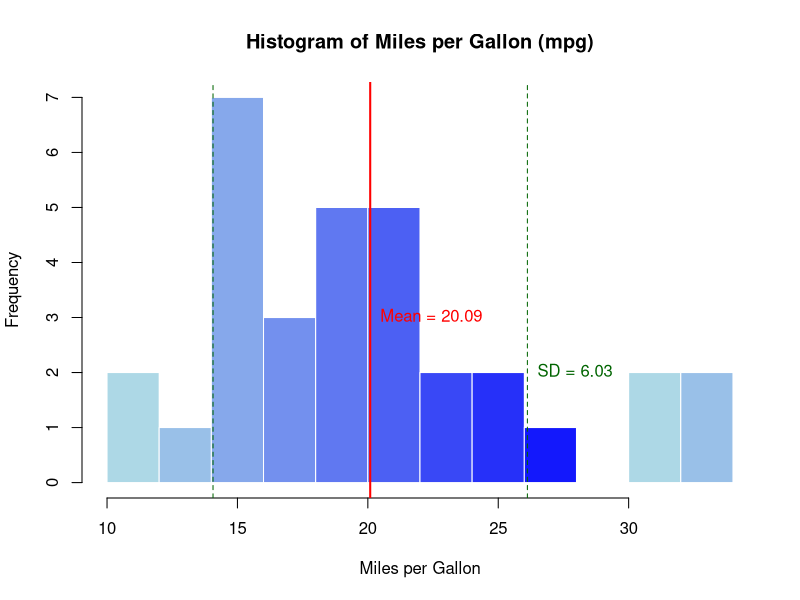

Write R code to recreate this figure.
# Load mtcars dataset
data(mtcars)

# Calculate mean and standard deviation
mean_mpg <- mean(mtcars$mpg)
sd_mpg <- sd(mtcars$mpg)

# Create histogram
hist(
  mtcars$mpg,
  breaks = 10,                              # Number of bins
  col = colorRampPalette(c("lightblue", "blue"))(10),  # Different shades of blue
  main = "Histogram of Miles per Gallon (mpg)",
  xlab = "Miles per Gallon",
  ylab = "Frequency",
  border = "white"
)

# Add mean and standard deviation lines
abline(v = mean_mpg, col = "red", lwd = 2)
abline(v = mean_mpg + sd_mpg, col = "darkgreen", lty = 2)
abline(v = mean_mpg - sd_mpg, col = "darkgreen", lty = 2)

# Add text displaying mean and SD
text(
  x = mean_mpg, y = 3, 
  labels = paste("Mean =", round(mean_mpg, 2)),
  col = "red", pos = 4
)
text(
  x = mean_mpg + sd_mpg, y = 2,
  labels = paste("SD =", round(sd_mpg, 2)),
  col = "darkgreen", pos = 4
)
